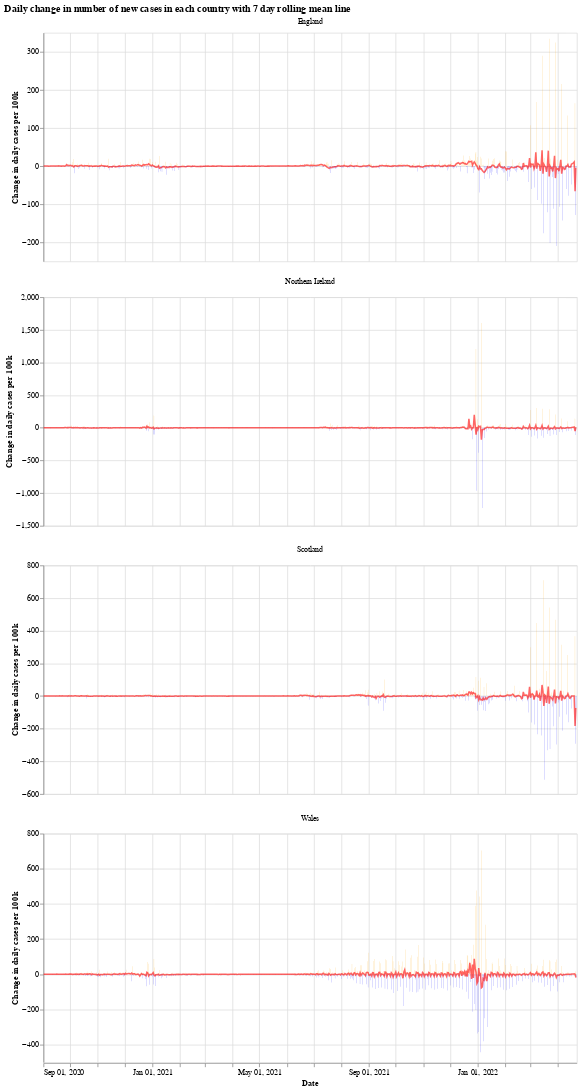

The notebook cell saved with this chart:
### Markdown cell above
We will use the Python library `Altair` for visualising the data, see the [altair docs](https://altair-viz.github.io/) for more information.

First we have a graph which shows the daily change in the number of new cases for each country. This number jumps up and down all over the place, which is likely due to delay in reporting of new cases over the weekend. Another interesting thing is that it looks like the daily cases in Wales experienced a much shorter period of calm over the summer (calm in the sense of daily cases not jumping up and down).

The orange bars are days when the number of new cases (per 100k population) was more than the previous day, while the blue are days when the number of new cases dropped. The red line is the 7 day moving average. 

When the moving average line is below 0, it means that there is a consistent drop in new cases. We can see this clearly happening around the times that lockdowns were introduced (though, to varying degrees). I will update the graphs soon with a marker of when each lockdown started.

### Code cell
# collapse
import altair as alt

bars = alt.Chart(uk_cases).mark_bar().encode(
    x=alt.X("yearmonthdate(date):T", axis=alt.Axis(title='Date')),
    y=alt.Y("casesChangeRate:Q", axis=alt.Axis(title='Change in daily cases per 100k')),
    tooltip='casesChange',
    color=alt.condition(
        alt.datum.casesChangeRate > 0,
        alt.value("orange"),  # The positive color
        alt.value("blue")  # The negative color
    )
).properties(title='Daily change in number of new cases with 7 day rolling mean',width=700).interactive()

line = alt.Chart(uk_cases).mark_line(
    color='red',
    size=2,
    opacity=0.6
).transform_window(
    rolling_mean='mean(casesChangeRate)',
    frame=[0, 7],
    groupby=['areaName']
).encode(
    x='yearmonthdate(date):T',
    y='rolling_mean:Q'
)

alt.layer(bars, line, data=uk_cases).facet(alt.Column(
    'areaName', title=''), columns=1).resolve_scale(y='independent').properties(title='Daily change in number of new cases in each country with 7 day rolling mean line')

### Figure 1 — Vega-Lite specification as saved in the notebook (floating-point values rounded to 4 significant figures; data arrays with more than 128 entries replaced by an {"elided": "..."} marker saying what was removed)
{"config": {"view": {"continuousWidth": 400, "continuousHeight": 300}}, "data": {"name": "data-b3ce40abac027db2107499e8130b06b0"}, "facet": {"type": "nominal", "field": "areaName", "title": ""}, "spec": {"layer": [{"mark": "bar", "encoding": {"color": {"condition": {"value": "orange", "test": "(datum.casesChangeRate > 0)"}, "value": "blue"}, "tooltip": {"type": "quantitative", "field": "casesChange"}, "x": {"type": "temporal", "axis": {"title": "Date"}, "field": "date", "timeUnit": "yearmonthdate"}, "y": {"type": "quantitative", "axis": {"title": "Change in daily cases per 100k"}, "field": "casesChangeRate"}}, "selection": {"selector001": {"type": "interval", "bind": "scales", "encodings": ["x", "y"]}}, "title": "Daily change in number of new cases with 7 day rolling mean", "width": 700}, {"mark": {"type": "line", "color": "red", "opacity": 0.6, "size": 2}, "encoding": {"x": {"type": "temporal", "field": "date", "timeUnit": "yearmonthdate"}, "y": {"type": "quantitative", "field": "rolling_mean"}}, "transform": [{"window": [{"op": "mean", "field": "casesChangeRate", "as": "rolling_mean"}], "frame": [0, 7], "groupby": ["areaName"]}]}]}, "columns": 1, "resolve": {"scale": {"y": "independent"}}, "title": "Daily change in number of new cases in each country with 7 day rolling mean line", "$schema": "https://vega.github.io/schema/vega-lite/v4.8.1.json", "datasets": {"data-b3ce40abac027db2107499e8130b06b0": {"elided": "2392 records"}}}
